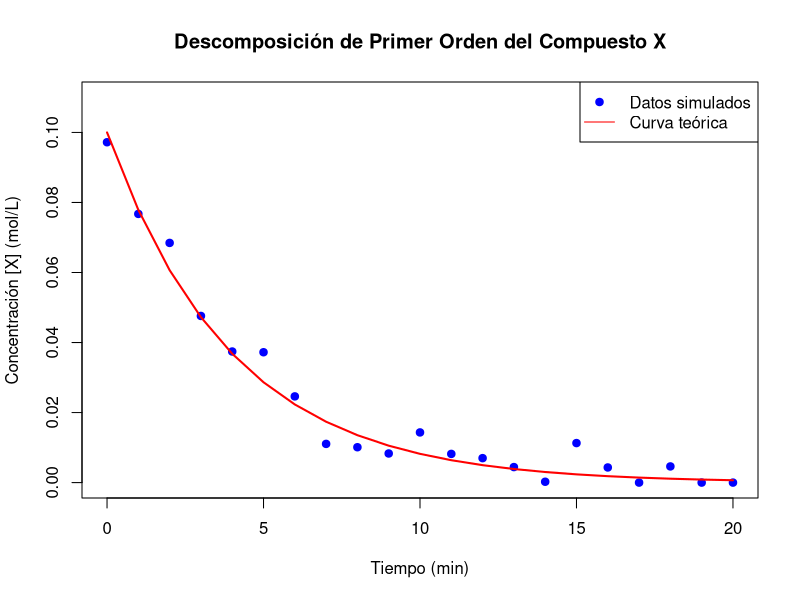

Reproduce this figure in R. (Note: this script raises an error after producing the figure.)
# Parámetros dados
X0 <- 0.100  # Concentración inicial (mol/L)
k <- 0.25    # Constante de velocidad (min⁻¹)

# Generar vector de tiempos de 0 a 20 minutos
tiempo <- seq(0, 20, by = 1)

# Calcular concentración teórica usando la ecuación de primer orden
X_teorico <- X0 * exp(-k * tiempo)

# Crear dataframe con los datos teóricos
datos_cinetica <- data.frame(Tiempo = tiempo, Concentracion = X_teorico)

set.seed(123)  # Para reproducibilidad

# Agregar ruido aleatorio con distribución normal (media=0, sd=0.005)
datos_cinetica$Concentracion_medida <- datos_cinetica$Concentracion + 
  rnorm(n = length(tiempo), mean = 0, sd = 0.005)

# Asegurar que no haya valores negativos
datos_cinetica$Concentracion_medida <- pmax(datos_cinetica$Concentracion_medida, 0)
plot(datos_cinetica$Tiempo, datos_cinetica$Concentracion_medida,
     pch = 19, col = "blue",
     main = "Descomposición de Primer Orden del Compuesto X",
     xlab = "Tiempo (min)",
     ylab = "Concentración [X] (mol/L)",
     ylim = c(0, X0 * 1.1))

# Añadir curva teórica
lines(datos_cinetica$Tiempo, datos_cinetica$Concentracion, 
      col = "red", lwd = 2)

# Añadir leyenda
legend("topright",
       legend = c("Datos simulados", "Curva teórica"),
       col = c("blue", "red"),
       pch = c(19, NA),
       lty = c(NA, 1))
# Transformación logarítmica para regresión lineal
datos_cinetica$ln_X <- log(datos_cinetica$Concentracion_medida)

# Ajustar modelo lineal a los datos transformados
modelo_cinetica <- lm(ln_X ~ Tiempo, data = datos_cinetica)

# Extraer la constante de velocidad estimada
k_estimado <- -coef(modelo_cinetica)[2]

# Mostrar resultados
cat("Constante de velocidad teórica:", k, "min⁻¹\n")
cat("Constante de velocidad estimada:", round(k_estimado, 4), "min⁻¹\n")
cat("Diferencia porcentual:", round(abs(k - k_estimado)/k * 100, 2), "%\n")

# Gráfico de la transformación lineal
plot(datos_cinetica$Tiempo, datos_cinetica$ln_X,
     pch = 19, col = "darkgreen",
     main = "Transformación Lineal para Cinética de Primer Orden",
     xlab = "Tiempo (min)",
     ylab = "ln([X])")

# Añadir línea de regresión
abline(modelo_cinetica, col = "orange", lwd = 2)

# Añadir ecuación
text(5, -1, 
     paste("ln[X] =", round(coef(modelo_cinetica)[1], 3), 
           round(-coef(modelo_cinetica)[2], 3), "t"),
     pos = 4, col = "orange")
# Resumen del modelo
summary(modelo_cinetica)

# Análisis de residuales
plot(modelo_cinetica$fitted.values, modelo_cinetica$residuals,
     pch = 19, col = "blue",
     main = "Residuales del Modelo Cinético",
     xlab = "Valores Ajustados",
     ylab = "Residuales")
abline(h = 0, col = "red", lty = 2)

